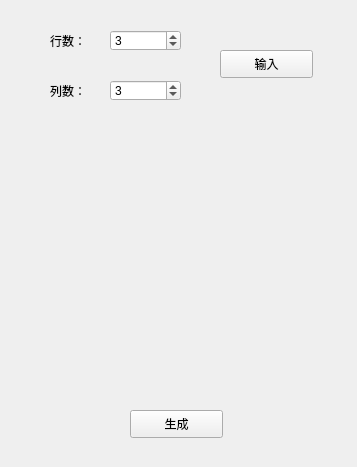
<?xml version="1.0" encoding="UTF-8"?>
<ui version="4.0">
 <class>inputui</class>
 <widget class="QWidget" name="inputui">
  <property name="geometry">
   <rect>
    <x>0</x>
    <y>0</y>
    <width>357</width>
    <height>467</height>
   </rect>
  </property>
  <property name="minimumSize">
   <size>
    <width>357</width>
    <height>467</height>
   </size>
  </property>
  <property name="maximumSize">
   <size>
    <width>357</width>
    <height>467</height>
   </size>
  </property>
  <property name="windowTitle">
   <string>Form</string>
  </property>
  <widget class="QPushButton" name="build">
   <property name="geometry">
    <rect>
     <x>220</x>
     <y>50</y>
     <width>93</width>
     <height>28</height>
    </rect>
   </property>
   <property name="text">
    <string>输入</string>
   </property>
  </widget>
  <widget class="QPushButton" name="build_2">
   <property name="geometry">
    <rect>
     <x>130</x>
     <y>410</y>
     <width>93</width>
     <height>28</height>
    </rect>
   </property>
   <property name="text">
    <string>生成</string>
   </property>
  </widget>
  <widget class="QLabel" name="label_2">
   <property name="geometry">
    <rect>
     <x>50</x>
     <y>80</y>
     <width>141</width>
     <height>21</height>
    </rect>
   </property>
   <property name="text">
    <string>列数：</string>
   </property>
  </widget>
  <widget class="QSpinBox" name="colspin">
   <property name="geometry">
    <rect>
     <x>110</x>
     <y>80</y>
     <width>71</width>
     <height>21</height>
    </rect>
   </property>
   <property name="value">
    <number>3</number>
   </property>
  </widget>
  <widget class="QLabel" name="label">
   <property name="geometry">
    <rect>
     <x>50</x>
     <y>10</y>
     <width>101</width>
     <height>61</height>
    </rect>
   </property>
   <property name="text">
    <string>行数：</string>
   </property>
  </widget>
  <widget class="QSpinBox" name="rowspin">
   <property name="geometry">
    <rect>
     <x>110</x>
     <y>30</y>
     <width>71</width>
     <height>21</height>
    </rect>
   </property>
   <property name="value">
    <number>3</number>
   </property>
  </widget>
 </widget>
 <resources/>
 <connections/>
</ui>
